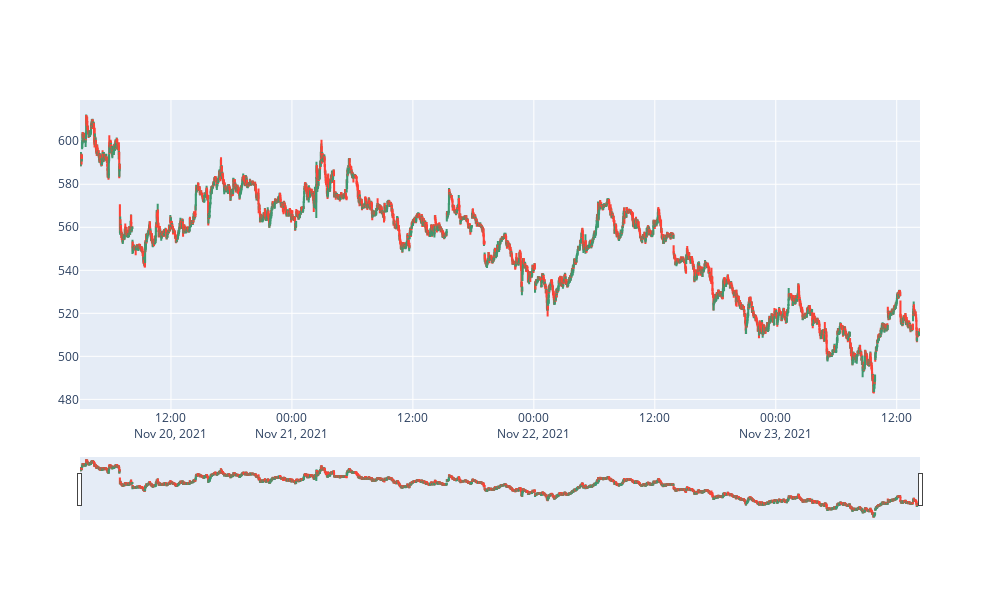

Notebook cell for this chart:
### Code cell
fig = go.Figure(data=[go.Candlestick(x=df_train_tata.index[:5000],
                open=df_train_tata['open'][:5000],
                high=df_train_tata['high'][:5000],
                low=df_train_tata['low'][:5000],
                close=df_train_tata['close'][:5000])],
                layout=go.Layout(autosize=False, width=1000, height=600))

fig.show()

### Figure 1 — Plotly figure (JSON) as saved in the notebook; plotly's stock layout.template omitted (floating-point values rounded to 4 significant figures; data arrays with more than 128 entries replaced by an {"elided": "..."} marker saying what was removed)
{"data": [{"close": {"elided": "5000 float values"}, "high": {"elided": "5000 float values"}, "low": {"elided": "5000 float values"}, "open": {"elided": "5000 float values"}, "type": "candlestick", "x": {"elided": "5000 str values"}}], "layout": {"autosize": false, "height": 600, "width": 1000}}
